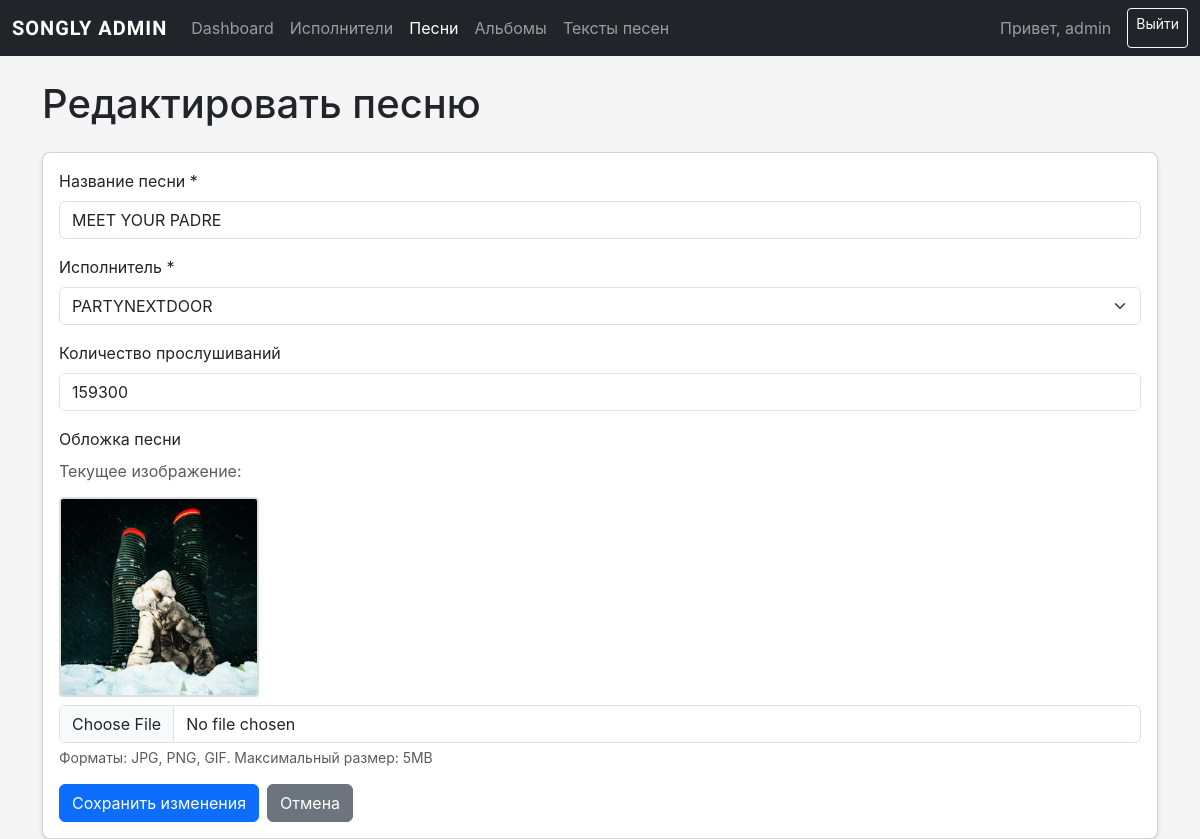
/admin/admin_song_edit.php?id=2 (signed in), run on the app's committed database.
### tables this page shows
CREATE TABLE IF NOT EXISTS `songs` (
  `id_songs` INT(11) NOT NULL AUTO_INCREMENT,
  `name_songs` VARCHAR(255) NOT NULL,
  `id_singer` INT(11) NOT NULL,
  `number_of_auditions` INT(11) DEFAULT 0,
  `image_path` VARCHAR(255) DEFAULT NULL,
  PRIMARY KEY (`id_songs`),
  INDEX `idx_singer` (`id_singer`),
  INDEX `idx_name_songs` (`name_songs`),
  FOREIGN KEY (`id_singer`) REFERENCES `singer`(`id_singer`) ON DELETE CASCADE
);

### admin/admin_song_edit.php (the view, shortened to what this page needs)
<?php
require_once('../config/db_config.php');
$song_id = $_GET['id'] ?? null;
$stmt = $conn->prepare("SELECT * FROM songs WHERE id_songs = ?");
$stmt->bind_param("i", $song_id);
$stmt->execute();
$result = $stmt->get_result();
$song = $result->fetch_assoc();
$singers_result = $conn->query("SELECT id_singer, name_singer FROM singer ORDER BY name_singer ASC");
?>
<!DOCTYPE html>
<html lang="ru">
<head>
    <link href="https://cdn.jsdelivr.net/npm/bootstrap@5.3.0/dist/css/bootstrap.min.css" rel="stylesheet">
    <link href="css/admin_style.css" rel="stylesheet">
</head>
<body>
    <nav class="navbar navbar-dark bg-dark navbar-expand-lg">
        <div class="container-fluid">
            <a class="navbar-brand" href="admin_dashboard.php" style="font-family: 'Krona One', sans-serif;">SONGLY ADMIN</a>
            <div class="collapse navbar-collapse" id="navbarNav">
                <ul class="navbar-nav me-auto">
                    <li class="nav-item"><a class="nav-link" href="admin_dashboard.php">Dashboard</a></li>
                    <li class="nav-item"><a class="nav-link" href="admin_singers.php">Исполнители</a></li>
                    <li class="nav-item"><a class="nav-link active" href="admin_songs.php">Песни</a></li>
                    <li class="nav-item"><a class="nav-link" href="admin_albums.php">Альбомы</a></li>
                    <li class="nav-item"><a class="nav-link" href="admin_lyrics.php">Тексты песен</a></li>
                </ul>
                <div class="d-flex">
                    <span class="navbar-text me-3">Привет, <?php echo htmlspecialchars($_SESSION['admin_username']); ?></span>
                    <a href="admin_logout.php" class="btn btn-outline-light btn-sm">Выйти</a>
                </div>
            </div>
        </div>
    </nav>
    <div class="container mt-4">
        <h1 class="mb-4">Редактировать песню</h1>
        <div class="card">
            <div class="card-body">
                <form method="POST" enctype="multipart/form-data">
                    <div class="mb-3">
                        <label for="name_songs" class="form-label">Название песни *</label>
                        <input type="text" class="form-control" id="name_songs" name="name_songs" required
                               value="<?php echo htmlspecialchars($song['name_songs']); ?>">
                    </div>
                    <div class="mb-3">
                        <label for="id_singer" class="form-label">Исполнитель *</label>
                        <select class="form-select" id="id_singer" name="id_singer" required>
                            <?php
                            if ($singers_result && $singers_result->num_rows > 0) {
                                while($singer = $singers_result->fetch_assoc()) {
                                    $selected = ($song['id_singer'] == $singer['id_singer']) ? 'selected' : '';
                                    echo '<option value="' . $singer['id_singer'] . '" ' . $selected . '>' .
                                         htmlspecialchars($singer['name_singer']) . '</option>';
                                }
                            }
                            ?>
                        </select>
                    </div>
                    <div class="mb-3">
                        <label for="number_of_auditions" class="form-label">Количество прослушиваний</label>
                        <input type="number" class="form-control" id="number_of_auditions" name="number_of_auditions" min="0"
                               value="<?php echo htmlspecialchars($song['number_of_auditions']); ?>">
                    </div>
                    <div class="mb-3">
                        <label for="image" class="form-label">Обложка песни</label>
                        <?php if (!empty($song['image_path'])): ?>
                            <div class="mb-2">
                                <p class="text-muted mb-1">Текущее изображение:</p>
                                <?php
                                $currentImage = '../' . $song['image_path'];
                                if (file_exists($currentImage)):
                                ?>
                                    <img src="<?php echo htmlspecialchars($currentImage); ?>" alt="<?php echo htmlspecialchars($song['name_songs']); ?>" class="image-preview">
                                <?php endif; ?>
                            </div>
                        <?php endif; ?>
                        <input type="file" class="form-control" id="image" name="image" accept="image/*" onchange="previewImage(this)">
                        <div class="form-text">Форматы: JPG, PNG, GIF. Максимальный размер: 5MB</div>
                    </div>
                    <div class="d-flex gap-2">
                        <button type="submit" class="btn btn-primary">Сохранить изменения</button>
                        <a href="admin_songs.php" class="btn btn-secondary">Отмена</a>
                    </div>
                </form>
            </div>
        </div>
    </div>
</body>
</html>

### admin/css/admin_style.css (style rules this page uses)
body { background-color: #f5f5f5; font-family: -apple-system, BlinkMacSystemFont, 'Segoe UI', Roboto, 'Helvetica Neue', Arial, sans-serif; }
.navbar-brand { font-weight: bold; letter-spacing: 1px; }
.card { border-radius: 8px; box-shadow: 0 2px 4px rgba(0, 0, 0, 0.1); transition: transform 0.2s; }
.image-preview { max-width: 200px; max-height: 200px; margin-top: 10px; border-radius: 4px; border: 2px solid #ddd; }

### data on the page
songs: name_songs "MEET YOUR PADRE", number_of_auditions "159300", image_path (picture)

### other printed values
$_SESSION['admin_username'] "admin"
form field id_singer "PARTYNEXTDOOR"
